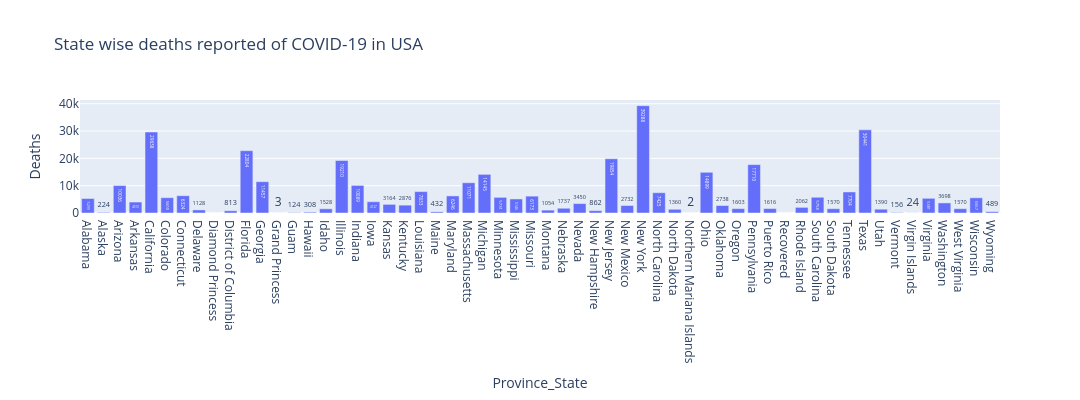

Write notebook code for a chart like this one.
### Code cell
usa_df = covid_data[covid_data["Country_Region"] == "US"]
state_deaths = (
    usa_df.groupby("Province_State")["Deaths"]
      .sum()
      .reset_index()
)

fig = px.bar(
    state_deaths,
    x="Province_State",
    y="Deaths",
    title="State wise deaths reported of COVID-19 in USA",
    text="Deaths"
)

fig.update_layout(
    xaxis_title="Province_State",
    yaxis_title="Deaths",
    width=1080,
    height=400  
)

fig.show()

### Figure 1 — Plotly figure (JSON) as saved in the notebook; plotly's stock layout.template omitted (floating-point values rounded to 4 significant figures)
{"data": [{"hovertemplate": "Province_State=%{x}<br>Deaths=%{text}<extra></extra>", "legendgroup": "", "marker": {"color": "#636efa", "pattern": {"shape": ""}}, "name": "", "orientation": "v", "showlegend": false, "text": [5299.0, 224.0, 10040.0, 4010.0, 29640.0, 5600.0, 6324.0, 1128.0, 0.0, 813.0, 22800.0, 11460.0, 3.0, 124.0, 308.0, 1528.0, 19210.0, 10090.0, 4127.0, 3164.0, 2876.0, 7833.0, 432.0, 6246.0, 11070.0, 14140.0, 5731.0, 5146.0, 6173.0, 1054.0, 1737.0, 3450.0, 862.0, 19850.0, 2732.0, 39290.0, 7425.0, 1360.0, 2.0, 14900.0, 2738.0, 1603.0, 17710.0, 1616.0, 0.0, 2062.0, 5758.0, 1570.0, 7704.0, 30440.0, 1390.0, 156.0, 24.0, 5381.0, 3698.0, 1570.0, 5567.0, 489.0], "textposition": "auto", "type": "bar", "x": ["Alabama", "Alaska", "Arizona", "Arkansas", "California", "Colorado", "Connecticut", "Delaware", "Diamond Princess", "District of Columbia", "Florida", "Georgia", "Grand Princess", "Guam", "Hawaii", "Idaho", "Illinois", "Indiana", "Iowa", "Kansas", "Kentucky", "Louisiana", "Maine", "Maryland", "Massachusetts", "Michigan", "Minnesota", "Mississippi", "Missouri", "Montana", "Nebraska", "Nevada", "New Hampshire", "New Jersey", "New Mexico", "New York", "North Carolina", "North Dakota", "Northern Mariana Islands", "Ohio", "Oklahoma", "Oregon", "Pennsylvania", "Puerto Rico", "Recovered", "Rhode Island", "South Carolina", "South Dakota", "Tennessee", "Texas", "Utah", "Vermont", "Virgin Islands", "Virginia", "Washington", "West Virginia", "Wisconsin", "Wyoming"], "xaxis": "x", "y": [5299, 224, 10036, 4010, 29638, 5600, 6324, 1128, 0, 813, 22804, 11457, 3, 124, 308, 1528, 19210, 10089, 4127, 3164, 2876, 7833, 432, 6246, 11071, 14145, 5731, 5146, 6173, 1054, 1737, 3450, 862, 19854, 2732, 39288, 7425, 1360, 2, 14899, 2738, 1603, 17710, 1616, 0, 2062, 5758, 1570, 7704, 30441, 1390, 156, 24, 5381, 3698, 1570, 5567, 489], "yaxis": "y"}], "layout": {"barmode": "relative", "height": 400, "legend": {"tracegroupgap": 0}, "title": {"text": "State wise deaths reported of COVID-19 in USA"}, "width": 1080, "xaxis": {"anchor": "y", "domain": [0, 1], "title": {"text": "Province_State"}}, "yaxis": {"anchor": "x", "domain": [0, 1], "title": {"text": "Deaths"}}}}
